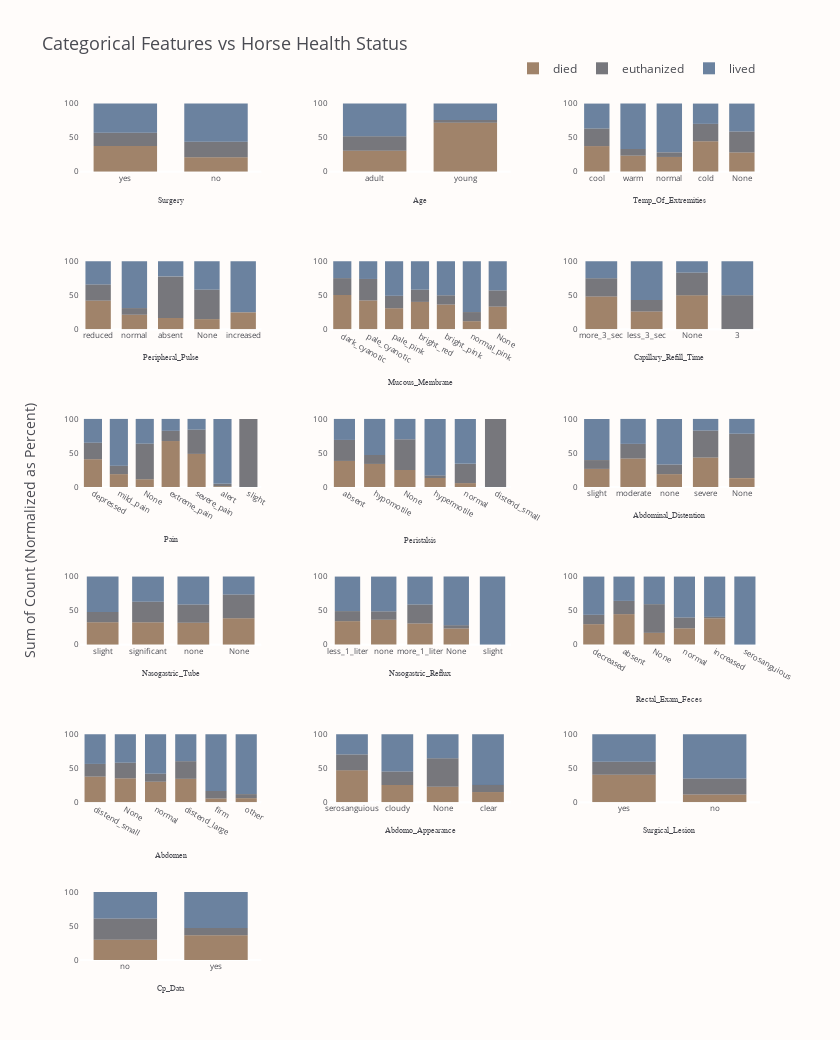

Notebook source saved alongside this figure:
### Markdown cell above
<p style="
    font-size: 20px;
    font-family: 'JetBrains Mono';
    color: #4A4B52;
    border-bottom: 2px solid #3A5A81;
">
    <b>Pair Plots</b> 📜
</p>

<p style="
    font-size: 16px;
    font-family: 'JetBrains Mono';
">
    In the pair plots above, I rejected <code>Lesion_2</code>, <code>Lesion_3</code>, <code>Hospital_Number</code> features, since these are useless in this visualization. Here, we can see that regardless the outcome, there is an overlaying in data points. So there is no distinguish areas of clusters, where for example <code>Outcome</code> is <i>lived</i> or <i>died</i>. Let's have a look at categorical feature once more time. This time regarding to the <code>Outcome</code>.
</p>

### Code cell
n_cols = 3
n_rows, axes = get_n_rows_axes(len(cat_features), n_cols)
fig = make_subplots(
    rows=n_rows,
    cols=n_cols,
    y_title="Sum of Count (Normalized as Percent)",
    horizontal_spacing=0.1,
    vertical_spacing=0.1,
)
fig.update_annotations(font_size=14)

for k, (var, (row, col)) in enumerate(zip(cat_features, axes), start=1):
    for outcome, color in zip(("died", "euthanized", "lived"), ("#815B3A", "#4A4B52", "#3A5A81")):
        fig.add_histogram(
            x=train.query(f"Outcome == '{outcome}'")[var],
            marker_color=color,
            opacity=0.75,
            name=outcome,
            legendgroup=outcome,
            showlegend=k == 1,
            row=row,
            col=col,
        )
        fig.update_xaxes(
            tickfont_size=8,
            showgrid=False,
            title_text=var,
            titlefont_size=8,
            titlefont_family="Arial Black",
            row=row,
            col=col,
        )
        fig.update_yaxes(tickfont_size=8, showgrid=False, row=row, col=col)

fig.update_layout(
    font_color=FONT_COLOR,
    title="Categorical Features vs Horse Health Status",
    title_font_size=18,
    plot_bgcolor=BACKGROUND_COLOR,
    paper_bgcolor=BACKGROUND_COLOR,
    width=840,
    height=1040,
    xaxis_showgrid=False,
    yaxis_showgrid=False,
    barnorm="percent",
    barmode="relative",
    bargap=0.3,
    legend=dict(
        orientation="h",
        yanchor="bottom",
        xanchor="right",
        y=1.02,
        x=1,
        itemsizing="constant",
        title="",
    ),
)
fig.show()

### Figure 1 — Plotly figure (JSON) as saved in the notebook; plotly's stock layout.template omitted (floating-point values rounded to 4 significant figures; data arrays with more than 128 entries replaced by an {"elided": "..."} marker saying what was removed)
{"data": [{"legendgroup": "died", "marker": {"color": "#815B3A"}, "name": "died", "opacity": 0.75, "showlegend": true, "type": "histogram", "x": {"elided": "410 str values"}, "xaxis": "x", "yaxis": "y"}, {"legendgroup": "euthanized", "marker": {"color": "#4A4B52"}, "name": "euthanized", "opacity": 0.75, "showlegend": true, "type": "histogram", "x": {"elided": "251 str values"}, "xaxis": "x", "yaxis": "y"}, {"legendgroup": "lived", "marker": {"color": "#3A5A81"}, "name": "lived", "opacity": 0.75, "showlegend": true, "type": "histogram", "x": {"elided": "574 str values"}, "xaxis": "x", "yaxis": "y"}, {"legendgroup": "died", "marker": {"color": "#815B3A"}, "name": "died", "opacity": 0.75, "showlegend": false, "type": "histogram", "x": {"elided": "410 str values"}, "xaxis": "x2", "yaxis": "y2"}, {"legendgroup": "euthanized", "marker": {"color": "#4A4B52"}, "name": "euthanized", "opacity": 0.75, "showlegend": false, "type": "histogram", "x": {"elided": "251 str values"}, "xaxis": "x2", "yaxis": "y2"}, {"legendgroup": "lived", "marker": {"color": "#3A5A81"}, "name": "lived", "opacity": 0.75, "showlegend": false, "type": "histogram", "x": {"elided": "574 str values"}, "xaxis": "x2", "yaxis": "y2"}, {"legendgroup": "died", "marker": {"color": "#815B3A"}, "name": "died", "opacity": 0.75, "showlegend": false, "type": "histogram", "x": {"elided": "410 str values"}, "xaxis": "x3", "yaxis": "y3"}, {"legendgroup": "euthanized", "marker": {"color": "#4A4B52"}, "name": "euthanized", "opacity": 0.75, "showlegend": false, "type": "histogram", "x": {"elided": "251 str values"}, "xaxis": "x3", "yaxis": "y3"}, {"legendgroup": "lived", "marker": {"color": "#3A5A81"}, "name": "lived", "opacity": 0.75, "showlegend": false, "type": "histogram", "x": {"elided": "574 str values"}, "xaxis": "x3", "yaxis": "y3"}, {"legendgroup": "died", "marker": {"color": "#815B3A"}, "name": "died", "opacity": 0.75, "showlegend": false, "type": "histogram", "x": {"elided": "410 str values"}, "xaxis": "x4", "yaxis": "y4"}, {"legendgroup": "euthanized", "marker": {"color": "#4A4B52"}, "name": "euthanized", "opacity": 0.75, "showlegend": false, "type": "histogram", "x": {"elided": "251 str values"}, "xaxis": "x4", "yaxis": "y4"}, {"legendgroup": "lived", "marker": {"color": "#3A5A81"}, "name": "lived", "opacity": 0.75, "showlegend": false, "type": "histogram", "x": {"elided": "574 str values"}, "xaxis": "x4", "yaxis": "y4"}, {"legendgroup": "died", "marker": {"color": "#815B3A"}, "name": "died", "opacity": 0.75, "showlegend": false, "type": "histogram", "x": {"elided": "410 str values"}, "xaxis": "x5", "yaxis": "y5"}, {"legendgroup": "euthanized", "marker": {"color": "#4A4B52"}, "name": "euthanized", "opacity": 0.75, "showlegend": false, "type": "histogram", "x": {"elided": "251 str values"}, "xaxis": "x5", "yaxis": "y5"}, {"legendgroup": "lived", "marker": {"color": "#3A5A81"}, "name": "lived", "opacity": 0.75, "showlegend": false, "type": "histogram", "x": {"elided": "574 str values"}, "xaxis": "x5", "yaxis": "y5"}, {"legendgroup": "died", "marker": {"color": "#815B3A"}, "name": "died", "opacity": 0.75, "showlegend": false, "type": "histogram", "x": {"elided": "410 str values"}, "xaxis": "x6", "yaxis": "y6"}, {"legendgroup": "euthanized", "marker": {"color": "#4A4B52"}, "name": "euthanized", "opacity": 0.75, "showlegend": false, "type": "histogram", "x": {"elided": "251 str values"}, "xaxis": "x6", "yaxis": "y6"}, {"legendgroup": "lived", "marker": {"color": "#3A5A81"}, "name": "lived", "opacity": 0.75, "showlegend": false, "type": "histogram", "x": {"elided": "574 str values"}, "xaxis": "x6", "yaxis": "y6"}, {"legendgroup": "died", "marker": {"color": "#815B3A"}, "name": "died", "opacity": 0.75, "showlegend": false, "type": "histogram", "x": {"elided": "410 str values"}, "xaxis": "x7", "yaxis": "y7"}, {"legendgroup": "euthanized", "marker": {"color": "#4A4B52"}, "name": "euthanized", "opacity": 0.75, "showlegend": false, "type": "histogram", "x": {"elided": "251 str values"}, "xaxis": "x7", "yaxis": "y7"}, {"legendgroup": "lived", "marker": {"color": "#3A5A81"}, "name": "lived", "opacity": 0.75, "showlegend": false, "type": "histogram", "x": {"elided": "574 str values"}, "xaxis": "x7", "yaxis": "y7"}, {"legendgroup": "died", "marker": {"color": "#815B3A"}, "name": "died", "opacity": 0.75, "showlegend": false, "type": "histogram", "x": {"elided": "410 str values"}, "xaxis": "x8", "yaxis": "y8"}, {"legendgroup": "euthanized", "marker": {"color": "#4A4B52"}, "name": "euthanized", "opacity": 0.75, "showlegend": false, "type": "histogram", "x": {"elided": "251 str values"}, "xaxis": "x8", "yaxis": "y8"}, {"legendgroup": "lived", "marker": {"color": "#3A5A81"}, "name": "lived", "opacity": 0.75, "showlegend": false, "type": "histogram", "x": {"elided": "574 str values"}, "xaxis": "x8", "yaxis": "y8"}, {"legendgroup": "died", "marker": {"color": "#815B3A"}, "name": "died", "opacity": 0.75, "showlegend": false, "type": "histogram", "x": {"elided": "410 str values"}, "xaxis": "x9", "yaxis": "y9"}, {"legendgroup": "euthanized", "marker": {"color": "#4A4B52"}, "name": "euthanized", "opacity": 0.75, "showlegend": false, "type": "histogram", "x": {"elided": "251 str values"}, "xaxis": "x9", "yaxis": "y9"}, {"legendgroup": "lived", "marker": {"color": "#3A5A81"}, "name": "lived", "opacity": 0.75, "showlegend": false, "type": "histogram", "x": {"elided": "574 str values"}, "xaxis": "x9", "yaxis": "y9"}, {"legendgroup": "died", "marker": {"color": "#815B3A"}, "name": "died", "opacity": 0.75, "showlegend": false, "type": "histogram", "x": {"elided": "410 str values"}, "xaxis": "x10", "yaxis": "y10"}, {"legendgroup": "euthanized", "marker": {"color": "#4A4B52"}, "name": "euthanized", "opacity": 0.75, "showlegend": false, "type": "histogram", "x": {"elided": "251 str values"}, "xaxis": "x10", "yaxis": "y10"}, {"legendgroup": "lived", "marker": {"color": "#3A5A81"}, "name": "lived", "opacity": 0.75, "showlegend": false, "type": "histogram", "x": {"elided": "574 str values"}, "xaxis": "x10", "yaxis": "y10"}, {"legendgroup": "died", "marker": {"color": "#815B3A"}, "name": "died", "opacity": 0.75, "showlegend": false, "type": "histogram", "x": {"elided": "410 str values"}, "xaxis": "x11", "yaxis": "y11"}, {"legendgroup": "euthanized", "marker": {"color": "#4A4B52"}, "name": "euthanized", "opacity": 0.75, "showlegend": false, "type": "histogram", "x": {"elided": "251 str values"}, "xaxis": "x11", "yaxis": "y11"}, {"legendgroup": "lived", "marker": {"color": "#3A5A81"}, "name": "lived", "opacity": 0.75, "showlegend": false, "type": "histogram", "x": {"elided": "574 str values"}, "xaxis": "x11", "yaxis": "y11"}, {"legendgroup": "died", "marker": {"color": "#815B3A"}, "name": "died", "opacity": 0.75, "showlegend": false, "type": "histogram", "x": {"elided": "410 str values"}, "xaxis": "x12", "yaxis": "y12"}, {"legendgroup": "euthanized", "marker": {"color": "#4A4B52"}, "name": "euthanized", "opacity": 0.75, "showlegend": false, "type": "histogram", "x": {"elided": "251 str values"}, "xaxis": "x12", "yaxis": "y12"}, {"legendgroup": "lived", "marker": {"color": "#3A5A81"}, "name": "lived", "opacity": 0.75, "showlegend": false, "type": "histogram", "x": {"elided": "574 str values"}, "xaxis": "x12", "yaxis": "y12"}, {"legendgroup": "died", "marker": {"color": "#815B3A"}, "name": "died", "opacity": 0.75, "showlegend": false, "type": "histogram", "x": {"elided": "410 str values"}, "xaxis": "x13", "yaxis": "y13"}, {"legendgroup": "euthanized", "marker": {"color": "#4A4B52"}, "name": "euthanized", "opacity": 0.75, "showlegend": false, "type": "histogram", "x": {"elided": "251 str values"}, "xaxis": "x13", "yaxis": "y13"}, {"legendgroup": "lived", "marker": {"color": "#3A5A81"}, "name": "lived", "opacity": 0.75, "showlegend": false, "type": "histogram", "x": {"elided": "574 str values"}, "xaxis": "x13", "yaxis": "y13"}, {"legendgroup": "died", "marker": {"color": "#815B3A"}, "name": "died", "opacity": 0.75, "showlegend": false, "type": "histogram", "x": {"elided": "410 str values"}, "xaxis": "x14", "yaxis": "y14"}, {"legendgroup": "euthanized", "marker": {"color": "#4A4B52"}, "name": "euthanized", "opacity": 0.75, "showlegend": false, "type": "histogram", "x": {"elided": "251 str values"}, "xaxis": "x14", "yaxis": "y14"}, {"legendgroup": "lived", "marker": {"color": "#3A5A81"}, "name": "lived", "opacity": 0.75, "showlegend": false, "type": "histogram", "x": {"elided": "574 str values"}, "xaxis": "x14", "yaxis": "y14"}, {"legendgroup": "died", "marker": {"color": "#815B3A"}, "name": "died", "opacity": 0.75, "showlegend": false, "type": "histogram", "x": {"elided": "410 str values"}, "xaxis": "x15", "yaxis": "y15"}, {"legendgroup": "euthanized", "marker": {"color": "#4A4B52"}, "name": "euthanized", "opacity": 0.75, "showlegend": false, "type": "histogram", "x": {"elided": "251 str values"}, "xaxis": "x15", "yaxis": "y15"}, {"legendgroup": "lived", "marker": {"color": "#3A5A81"}, "name": "lived", "opacity": 0.75, "showlegend": false, "type": "histogram", "x": {"elided": "574 str values"}, "xaxis": "x15", "yaxis": "y15"}, {"legendgroup": "died", "marker": {"color": "#815B3A"}, "name": "died", "opacity": 0.75, "showlegend": false, "type": "histogram", "x": {"elided": "410 str values"}, "xaxis": "x16", "yaxis": "y16"}, {"legendgroup": "euthanized", "marker": {"color": "#4A4B52"}, "name": "euthanized", "opacity": 0.75, "showlegend": false, "type": "histogram", "x": {"elided": "251 str values"}, "xaxis": "x16", "yaxis": "y16"}, {"legendgroup": "lived", "marker": {"color": "#3A5A81"}, "name": "lived", "opacity": 0.75, "showlegend": false, "type": "histogram", "x": {"elided": "574 str values"}, "xaxis": "x16", "yaxis": "y16"}], "layout": {"annotations": [{"font": {"size": 14}, "showarrow": false, "text": "Sum of Count (Normalized as Percent)", "textangle": -90, "x": 0, "xanchor": "right", "xref": "paper", "xshift": -40, "y": 0.5, "yanchor": "middle", "yref": "paper"}], "bargap": 0.3, "barmode": "relative", "barnorm": "percent", "font": {"color": "#4A4B52"}, "height": 1040, "legend": {"itemsizing": "constant", "orientation": "h", "title": {"text": ""}, "x": 1, "xanchor": "right", "y": 1.02, "yanchor": "bottom"}, "paper_bgcolor": "#FFFCFA", "plot_bgcolor": "#FFFCFA", "title": {"font": {"size": 18}, "text": "Categorical Features vs Horse Health Status"}, "width": 840, "xaxis": {"anchor": "y", "domain": [0, 0.2667], "showgrid": false, "tickfont": {"size": 8}, "title": {"font": {"family": "Arial Black", "size": 8}, "text": "Surgery"}}, "xaxis10": {"anchor": "y10", "domain": [0, 0.2667], "showgrid": false, "tickfont": {"size": 8}, "title": {"font": {"family": "Arial Black", "size": 8}, "text": "Nasogastric_Tube"}}, "xaxis11": {"anchor": "y11", "domain": [0.3667, 0.6333], "showgrid": false, "tickfont": {"size": 8}, "title": {"font": {"family": "Arial Black", "size": 8}, "text": "Nasogastric_Reflux"}}, "xaxis12": {"anchor": "y12", "domain": [0.7333, 1], "showgrid": false, "tickfont": {"size": 8}, "title": {"font": {"family": "Arial Black", "size": 8}, "text": "Rectal_Exam_Feces"}}, "xaxis13": {"anchor": "y13", "domain": [0, 0.2667], "showgrid": false, "tickfont": {"size": 8}, "title": {"font": {"family": "Arial Black", "size": 8}, "text": "Abdomen"}}, "xaxis14": {"anchor": "y14", "domain": [0.3667, 0.6333], "showgrid": false, "tickfont": {"size": 8}, "title": {"font": {"family": "Arial Black", "size": 8}, "text": "Abdomo_Appearance"}}, "xaxis15": {"anchor": "y15", "domain": [0.7333, 1], "showgrid": false, "tickfont": {"size": 8}, "title": {"font": {"family": "Arial Black", "size": 8}, "text": "Surgical_Lesion"}}, "xaxis16": {"anchor": "y16", "domain": [0, 0.2667], "showgrid": false, "tickfont": {"size": 8}, "title": {"font": {"family": "Arial Black", "size": 8}, "text": "Cp_Data"}}, "xaxis17": {"anchor": "y17", "domain": [0.3667, 0.6333]}, "xaxis18": {"anchor": "y18", "domain": [0.7333, 1]}, "xaxis2": {"anchor": "y2", "domain": [0.3667, 0.6333], "showgrid": false, "tickfont": {"size": 8}, "title": {"font": {"family": "Arial Black", "size": 8}, "text": "Age"}}, "xaxis3": {"anchor": "y3", "domain": [0.7333, 1], "showgrid": false, "tickfont": {"size": 8}, "title": {"font": {"family": "Arial Black", "size": 8}, "text": "Temp_Of_Extremities"}}, "xaxis4": {"anchor": "y4", "domain": [0, 0.2667], "showgrid": false, "tickfont": {"size": 8}, "title": {"font": {"family": "Arial Black", "size": 8}, "text": "Peripheral_Pulse"}}, "xaxis5": {"anchor": "y5", "domain": [0.3667, 0.6333], "showgrid": false, "tickfont": {"size": 8}, "title": {"font": {"family": "Arial Black", "size": 8}, "text": "Mucous_Membrane"}}, "xaxis6": {"anchor": "y6", "domain": [0.7333, 1], "showgrid": false, "tickfont": {"size": 8}, "title": {"font": {"family": "Arial Black", "size": 8}, "text": "Capillary_Refill_Time"}}, "xaxis7": {"anchor": "y7", "domain": [0, 0.2667], "showgrid": false, "tickfont": {"size": 8}, "title": {"font": {"family": "Arial Black", "size": 8}, "text": "Pain"}}, "xaxis8": {"anchor": "y8", "domain": [0.3667, 0.6333], "showgrid": false, "tickfont": {"size": 8}, "title": {"font": {"family": "Arial Black", "size": 8}, "text": "Peristalsis"}}, "xaxis9": {"anchor": "y9", "domain": [0.7333, 1], "showgrid": false, "tickfont": {"size": 8}, "title": {"font": {"family": "Arial Black", "size": 8}, "text": "Abdominal_Distention"}}, "yaxis": {"anchor": "x", "domain": [0.9167, 1], "showgrid": false, "tickfont": {"size": 8}}, "yaxis10": {"anchor": "x10", "domain": [0.3667, 0.45], "showgrid": false, "tickfont": {"size": 8}}, "yaxis11": {"anchor": "x11", "domain": [0.3667, 0.45], "showgrid": false, "tickfont": {"size": 8}}, "yaxis12": {"anchor": "x12", "domain": [0.3667, 0.45], "showgrid": false, "tickfont": {"size": 8}}, "yaxis13": {"anchor": "x13", "domain": [0.1833, 0.2667], "showgrid": false, "tickfont": {"size": 8}}, "yaxis14": {"anchor": "x14", "domain": [0.1833, 0.2667], "showgrid": false, "tickfont": {"size": 8}}, "yaxis15": {"anchor": "x15", "domain": [0.1833, 0.2667], "showgrid": false, "tickfont": {"size": 8}}, "yaxis16": {"anchor": "x16", "domain": [0, 0.08333], "showgrid": false, "tickfont": {"size": 8}}, "yaxis17": {"anchor": "x17", "domain": [0, 0.08333]}, "yaxis18": {"anchor": "x18", "domain": [0, 0.08333]}, "yaxis2": {"anchor": "x2", "domain": [0.9167, 1], "showgrid": false, "tickfont": {"size": 8}}, "yaxis3": {"anchor": "x3", "domain": [0.9167, 1], "showgrid": false, "tickfont": {"size": 8}}, "yaxis4": {"anchor": "x4", "domain": [0.7333, 0.8167], "showgrid": false, "tickfont": {"size": 8}}, "yaxis5": {"anchor": "x5", "domain": [0.7333, 0.8167], "showgrid": false, "tickfont": {"size": 8}}, "yaxis6": {"anchor": "x6", "domain": [0.7333, 0.8167], "showgrid": false, "tickfont": {"size": 8}}, "yaxis7": {"anchor": "x7", "domain": [0.55, 0.6333], "showgrid": false, "tickfont": {"size": 8}}, "yaxis8": {"anchor": "x8", "domain": [0.55, 0.6333], "showgrid": false, "tickfont": {"size": 8}}, "yaxis9": {"anchor": "x9", "domain": [0.55, 0.6333], "showgrid": false, "tickfont": {"size": 8}}}}
